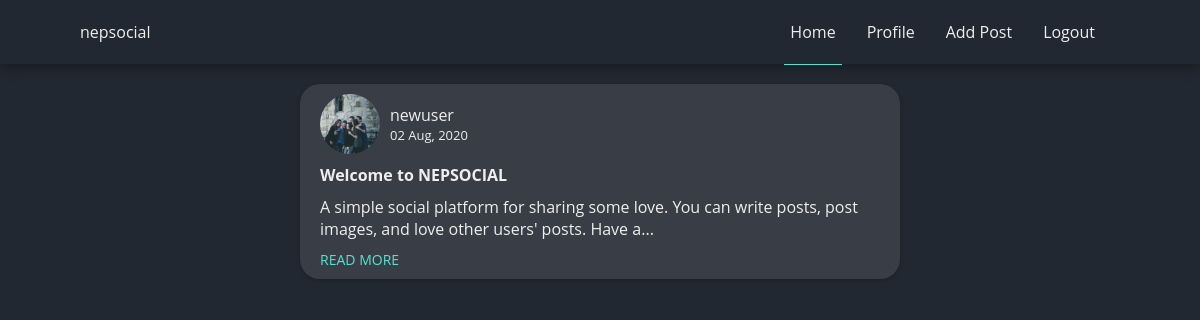
Screenshot of / (signed in) with the database file from the repository.
### blog/models.py (models this page shows, shortened)
class Post(db.Model):
    __searchable__ = ['title', 'content']
    id = db.Column(db.Integer, primary_key=True)
    date_posted = db.Column(db.DateTime, default=datetime.utcnow)
    title = db.Column(db.String(90), nullable=True, default='')
    content = db.Column(db.String(3000), nullable=False)
    image_file = db.Column(db.String(60))
    category = db.Column(db.String(20), default='Public')
    user_id = db.Column(db.Integer(), db.ForeignKey('user.id'), nullable=False)
    likes = db.relationship('PostLike', backref='post', lazy='dynamic')

class User(db.Model, UserMixin):
    __searchable__ = ['username']
    id = db.Column(db.Integer, primary_key=True)
    username = db.Column(db.String(12), unique=True, nullable=False)
    email = db.Column(db.String(120), unique=True, nullable=False)
    password = db.Column(db.String(120), nullable=False)
    profile_image = db.Column(db.String(60), default='default.jpg')
    confirmed = db.Column(db.Boolean, default=False)
    posts = db.relationship('Post', backref='author', lazy=True)
    liked = db.relationship('PostLike',
                            foreign_keys='PostLike.user_id',
                            backref='user',
                            lazy='dynamic')

### blog/main/routes.py (the view)
@main.route('/', methods=['GET', 'POST'])
def index():
    if current_user.is_authenticated:
        page = request.args.get('page', 1, type=int)
        posts = Post.query.order_by(Post.date_posted.desc()).paginate(
            page=page, per_page=15)
        return render_template("newsfeed.html", posts=posts)
    else:
        return render_template('index.html')

### blog/models.py (called while the page is built)
@login_manager.user_loader
def load_user(user_id):
    return User.query.get(int(user_id))

### blog/templates/newsfeed.html (shortened to what this page needs)
{% extends "base.html" %}
{% block content %}
<section class="newsfeed">
  <div class="feed">
    <ul class="posts">
      {% for post in posts.items %}
        {% if post.category == 'Public' %}
          <li class="posts__item">
            <div class="p-top">
              <div class="author-img-cont">
                <img class="p__author-img" src="{{ url_for('static',filename='profile_pics/' +post.author.profile_image) }}" alt="{{ post.author.username }}">
              </div>
              <div class="p-top-detail">
                <p><a class="p__author" href="{{ url_for('users.user_posts', username = post.author.username)}}">{{ post.author.username}}</a></p>
                <p class="p__dateposted"> <span>{{ post.date_posted.strftime("%d %b, %Y") }} </span>
              </div>
            </div>
            <div class="p-btm">
              <p class="p__title">{{ post.title }}</p>
              <a href="{{ url_for('posts.post', id = post.id)}}" class="p__content">{{ post.content | striptags | truncate(125, killwords=False, end='...')}}</a>
              <br>
              <a href="{{ url_for('posts.post', id = post.id)}}" class="p__readmore">READ MORE</a>
            </div>
          </li>
        {% endif %}
      {% endfor %}
    </ul>
  </div>
  </div>
{% endblock content %}

### blog/static/styles/style.css (style rules this page uses)
* { margin: 0; padding: 0; box-sizing: border-box; }
html { --main-bg: #222831; --pri-text: #eeeeee; --sec-text: #53e3d2; --accent: #53e3d2; --accent-soft: #34a497; --neutral: #393e46; --danger: #fd3b3b; --info: #346dc2; --warning: #a89527; --success: #41a53e; background-color: var(--main-bg); font-size: 10px; font-family: "Open Sans"; overflow-x: hidden; }
li { list-style: none; }
a { text-decoration: none; }
p, article, a { font-size: 1.6rem; }
body { color: var(--pri-text); overflow-x: hidden; }
body a { color: var(--pri-text); }
@media only screen and (min-width: 1000px) { p, article, a { font-size: 1.6rem; } }
.newsfeed { margin: 2rem 0; }
.posts { max-width: 600px; margin: 0 auto; }
.posts__item { background-color: var(--neutral); margin-bottom: 2.6rem; padding: 1rem 2rem; border-radius: 2rem; box-shadow: 0px 1px 4px 0px rgba(0,0,0,0.2); }
.p-top { display: flex; align-items: center; }
.author-img-cont { height: 6rem; width: 6rem; border-radius: 50%; overflow: hidden; display: flex; align-items: center; justify-content: center; }
.p__author-img { height: 6rem; width: 6rem; object-fit: cover; }
.p-top-detail { margin-left: 1rem; }
.p__dateposted { font-size: 1.3rem; }
.p-btm { margin-top: 1rem; }
.p__title { font-weight: bold; }
.p__content { font-weight: 400; margin: 1rem 0; display: inline-block; }
.p__readmore { font-size: 1.4rem; color: var(--sec-text); }

### rows the page displays
Post: profile_image (picture), author.username "newuser", date_posted "02 Aug, 2020", title "Welcome to NEPSOCIAL", content "A simple social platform for sharing some love. You can write posts, post images, and love other users' posts. Have a..."
